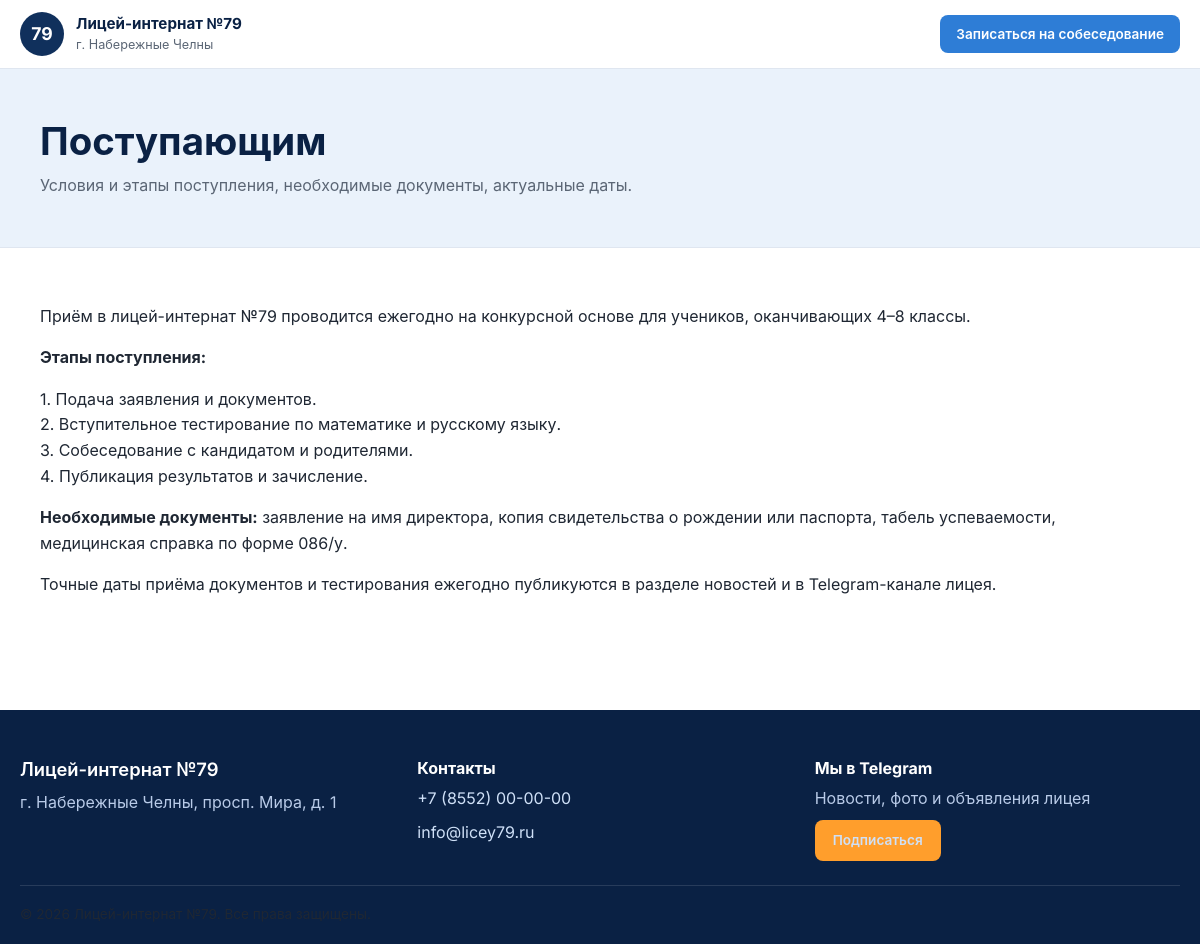
The page /admission.php on the database as committed earlier.
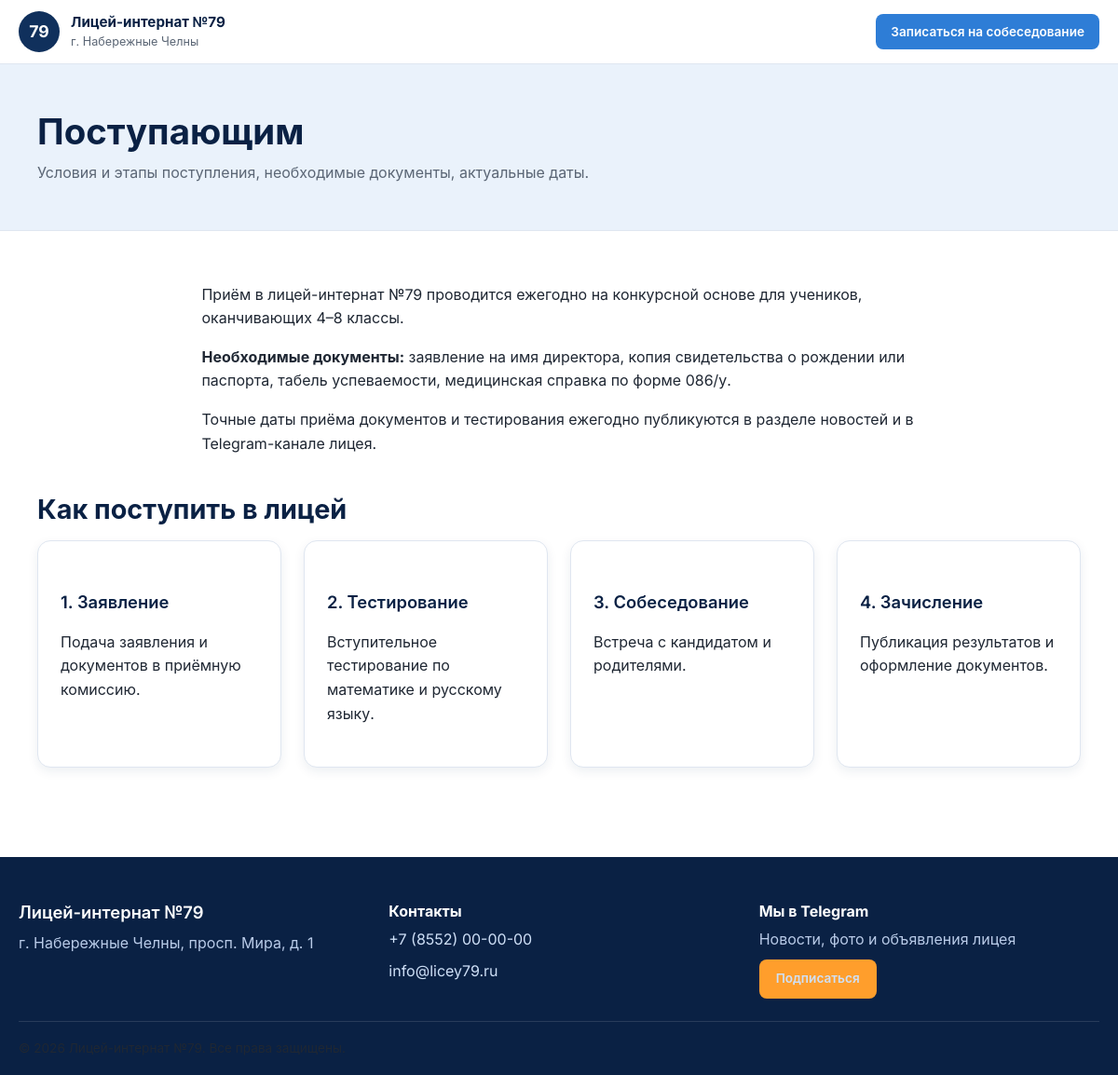
The same page on the database as committed later.
### tables this page shows
CREATE TABLE IF NOT EXISTS pages (
    id               INT UNSIGNED AUTO_INCREMENT PRIMARY KEY,
    slug             VARCHAR(191) NOT NULL,
    title            VARCHAR(255) NOT NULL,
    content          MEDIUMTEXT NULL,
    meta_description VARCHAR(500) NULL,
    protected        TINYINT(1) NOT NULL DEFAULT 0,
    nav_order        INT NOT NULL DEFAULT 100,
    updated_at       DATETIME NOT NULL DEFAULT CURRENT_TIMESTAMP ON UPDATE CURRENT_TIMESTAMP,
    UNIQUE KEY uniq_slug (slug)
);

### admission.php (the view, shortened to what this page needs)
<?php
require_once __DIR__ . '/includes/functions.php';
$page = get_page($pdo, 'admission');
require __DIR__ . '/includes/header.php';
?>
<section class="page-hero">
  <div class="container">
    <h1><?= e($page['title'] ?? 'Поступающим') ?></h1>
    <p>Условия и этапы поступления, необходимые документы, актуальные даты.</p>
  </div>
</section>
<section class="section">
  <div class="container">
    <div class="page-content">
      <?= render_page_blocks($page['content'] ?? '') ?>
    </div>
  </div>
</section>
<?php require __DIR__ . '/includes/footer.php'; ?>

### includes/header.php (shortened to what this page needs)
?><!DOCTYPE html>
<html lang="ru">
<head>
<link rel="stylesheet" href="/css/style.css">
</head>
<body>
<header class="site-header">
  <div class="container header-inner">
    <a href="/index.php" class="logo">
      <span class="logo-badge">79</span>
      <span class="logo-text">Лицей-интернат №79<br><small><?= e(SITE_CITY) ?></small></span>
    </a>
    <button class="burger" id="burgerBtn" aria-label="Открыть меню" aria-expanded="false" aria-controls="mainNav">
    </button>
    <a href="/admission.php" class="btn btn-primary nav-cta">Записаться на собеседование</a>
  </div>
</header>
<main id="main">

### includes/footer.php (shortened to what this page needs)
</main>
<footer class="site-footer">
  <div class="container footer-inner">
    <div class="footer-col">
      <h3>Лицей-интернат №79</h3>
      <p><?= e(SITE_ADDRESS) ?></p>
    </div>
    <div class="footer-col">
      <h4>Контакты</h4>
      <p><a href="tel:<?= e(preg_replace('/[^0-9+]/', '', SITE_PHONE)) ?>"><?= e(SITE_PHONE) ?></a></p>
      <p><a href="mailto:<?= e(SITE_EMAIL) ?>"><?= e(SITE_EMAIL) ?></a></p>
    </div>
    <div class="footer-col">
      <h4>Мы в Telegram</h4>
      <p>Новости, фото и объявления лицея</p>
      <a href="<?= e(SITE_TELEGRAM) ?>" class="btn btn-sm btn-accent" target="_blank" rel="noopener">Подписаться</a>
    </div>
  </div>
  <div class="container footer-bottom">
    <p>&copy; <?= date('Y') ?> Лицей-интернат №79. Все права защищены.</p>
  </div>
</footer>
</body>
</html>

### includes/functions.php (shortened to what this page needs)
<?php
function e(?string $value): string
{
    return htmlspecialchars($value ?? '', ENT_QUOTES, 'UTF-8');
}
function get_page(PDO $pdo, string $slug): ?array
{
    $stmt = $pdo->prepare('SELECT * FROM pages WHERE slug = ? LIMIT 1');
    $stmt->execute([$slug]);
    $page = $stmt->fetch();
    return $page ?: null;
}
function is_list_array(array $arr): bool
{
    return array_keys($arr) === range(0, count($arr) - 1);
}
function render_page_blocks(?string $content): string
{
    $content = $content ?? '';
    $decoded = json_decode($content, true);
    if (!is_array($decoded) || json_last_error() !== JSON_ERROR_NONE || !is_list_array($decoded)) {
        return $content;
    }
    $html = '';
    foreach ($decoded as $block) {
        switch ($block['type']) {
            case 'heading':
                $level = ((int) ($block['level'] ?? 2)) === 3 ? 3 : 2;
                $text = e($block['text'] ?? '');
                $html .= "<h{$level} class=\"block-heading\">{$text}</h{$level}>";
                break;
            case 'paragraph':
                $blockHtml = $block['html'] ?? '';
                $html .= '<div class="block-paragraph">' . $blockHtml . '</div>';
                break;
            case 'cards':
                $items = is_array($block['items'] ?? null) ? $block['items'] : [];
                $columns = in_array((int) ($block['columns'] ?? 4), [2, 3, 4], true) ? (int) $block['columns'] : 4;
                $html .= '<div class="grid grid-' . $columns . '">';
                foreach ($items as $item) {
                    $html .= '<div class="card feature-card">';
                    if (!empty($item['title'])) {
                        $html .= '<h3>' . e($item['title']) . '</h3>';
                    }
                    if (!empty($item['text'])) {
                        $html .= '<p>' . e($item['text']) . '</p>';
                    }
                    $html .= '</div>';
                }
                $html .= '</div>';
                break;
        }
    }
    return $html;
}

### css/style.css (style rules this page uses)
:root { --navy: #10305c; --navy-dark: #0a2144; --blue-light: #eaf2fb; --blue-accent: #2e7dd6; --accent: #ff9e2c; --bg: #ffffff; --bg-soft: #f4f7fb; --text: #1f2733; --text-muted: #5b6675; --border: #dfe6f0; --radius: 14px; --radius-sm: 8px; --shadow: 0 10px 30px rgba(16, 48, 92, 0.08); --shadow-sm: 0 4px 12px rgba(16, 48, 92, 0.08); --font: 'Inter', -apple-system, BlinkMacSystemFont, 'Segoe UI', Roboto, Arial, sans-serif; --container-width: 1160px; }
* { box-sizing: border-box; }
html { scroll-behavior: smooth; }
body { margin: 0; font-family: var(--font); color: var(--text); background: var(--bg); line-height: 1.6; font-size: 16px; }
a { color: var(--blue-accent); text-decoration: none; }
h1, h2, h3, h4 { color: var(--navy-dark); line-height: 1.25; margin: 0 0 .5em; }
h1 { font-size: clamp(1.8rem, 3.2vw, 2.6rem); font-weight: 700; }
h2 { font-size: clamp(1.5rem, 2.4vw, 2rem); font-weight: 700; }
h3 { font-size: 1.15rem; font-weight: 600; }
p { margin: 0 0 1em; color: var(--text); }
.container { max-width: var(--container-width); margin: 0 auto; padding: 0 20px; }
.btn { display: inline-block; padding: 12px 24px; border-radius: var(--radius-sm); font-weight: 600; font-size: 0.95rem; border: 2px solid transparent; cursor: pointer; text-decoration: none; transition: transform .15s ease, box-shadow .15s ease, background-color .15s ease, color .15s ease; }
.btn-primary { background: var(--blue-accent); color: #fff; }
.btn-accent { background: var(--accent); color: #2c1600; }
.btn-sm { padding: 8px 16px; font-size: 0.85rem; }
.site-header { background: #fff; border-bottom: 1px solid var(--border); position: sticky; top: 0; z-index: 100; }
.site-header .container { max-width: 1440px; }
.header-inner { display: flex; align-items: center; justify-content: space-between; padding-top: 12px; padding-bottom: 12px; gap: 16px; }
.logo { display: flex; align-items: center; gap: 12px; color: var(--navy-dark); font-weight: 700; flex-shrink: 0; }
.logo-badge { display: flex; align-items: center; justify-content: center; width: 44px; height: 44px; border-radius: 50%; background: var(--navy); color: #fff; font-weight: 700; font-size: 1.1rem; flex-shrink: 0; }
.logo-text { font-size: 0.95rem; line-height: 1.3; }
.logo-text small { font-weight: 400; color: var(--text-muted); }
.burger { display: none; flex-direction: column; justify-content: space-between; width: 32px; height: 24px; background: none; border: none; cursor: pointer; padding: 0; }
.nav-cta { flex-shrink: 0; white-space: normal; text-align: center; line-height: 1.25; padding: 10px 20px; }
.page-hero { background: var(--blue-light); padding: 48px 0; border-bottom: 1px solid var(--border); }
.page-hero h1 { margin-bottom: 8px; }
.page-hero p { color: var(--text-muted); max-width: 70ch; margin: 0; }
.section { padding: 56px 0; }
.page-content :is(h2, h3) { margin-top: 1.4em; }
.page-content > .block-heading, .page-content > .block-paragraph, .page-content > .block-quote, .page-content > .block-list, .page-content > .block-button { max-width: 76ch; margin-left: auto; margin-right: auto; }
.block-heading { margin-top: 1.2em; }
.block-paragraph { margin-bottom: 1em; }
.block-paragraph p:last-child { margin-bottom: 0; }
.grid { display: grid; gap: 24px; }
.grid-4 { grid-template-columns: repeat(4, 1fr); }
.card { background: #fff; border: 1px solid var(--border); border-radius: var(--radius); padding: 28px 24px; box-shadow: var(--shadow-sm); }
.feature-card { display: flex; flex-direction: column; gap: 10px; }
.site-footer { background: var(--navy-dark); color: #cfe0f7; margin-top: 40px; }
.footer-inner { display: grid; grid-template-columns: repeat(3, 1fr); gap: 32px; padding: 48px 0 24px; }
.footer-col h3, .footer-col h4 { color: #fff; }
.footer-col p { color: #b9cbe8; margin-bottom: 8px; }
.footer-col a { color: #cfe0f7; }
.footer-bottom { border-top: 1px solid rgba(255,255,255,0.12); padding: 18px 0; font-size: 0.85rem; color: #93a9c9; }
.footer-bottom p { margin: 0; }
@media (max-width: 1600px) { .header-inner { flex-wrap: wrap; } }
@media (max-width: 1600px) { .burger { display: flex; order: 2; margin-left: auto; } }
@media (max-width: 1600px) { .nav-cta { order: 3; font-size: 0.85rem; padding: 9px 14px; } }

Rows that differ between the two databases and show on the page:
changed pages "Поступающим": content "Приём в лицей-интернат №79 проводится ежегодно на конкурсной основе для учеников, оканчивающих 4–8 классы. Этапы поступления: 1. Подача заявления и документов. 2. Вступительное тестирование по математике и русскому языку. 3. Собеседование с кандидатом и родителями. 4. Публикация результатов и зачисление. Необходимые документы: заявление на имя директора, копия свидетельства о рождении или паспорта, табель успеваемости, медицинская справка по форме 086/у. Точные даты приёма документов и тестирования ежегодно публикуются в разделе новостей и в Telegram-канале лицея." → (not shown)
Other text that changed with them:
new list line: "Приём в лицей-интернат №79 проводится ежегодно на конкурсной основе для учеников, оканчивающих 4–8 классы. Необходимые документы: заявление на имя директора, копия свидетельства о рождении или паспорта, табель успеваемости, медицинская справка по форме 086/у. Точные даты приёма документов и тестирования ежегодно публикуются в разделе новостей и в Telegram-канале лицея."
new list line: "Как поступить в лицей"
new list line: "1. Заявление Подача заявления и документов в приёмную комиссию. 2. Тестирование Вступительное тестирование по математике и русскому языку. 3. Собеседование Встреча с кандидатом и родителями. 4. Зачисление Публикация результатов и оформление документов."
